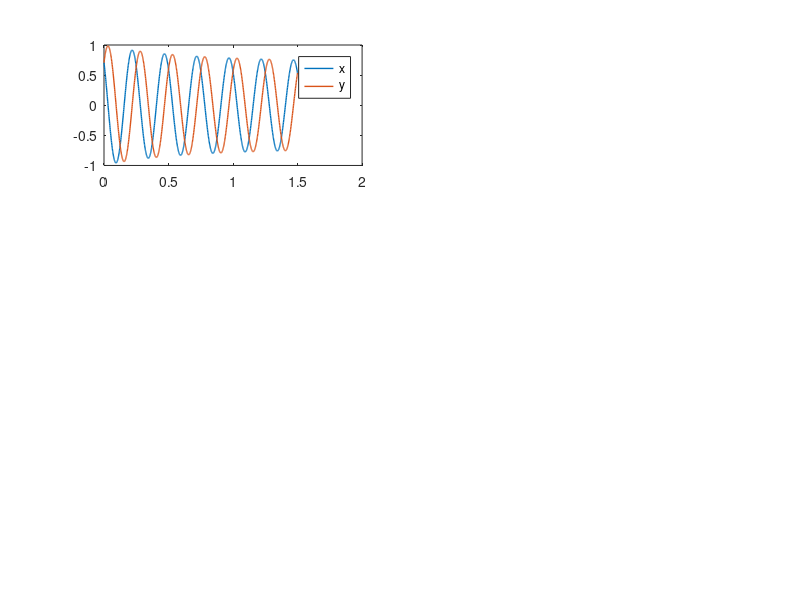

Reproduce this figure in MATLAB. (Note: this script raises an error after producing the figure.)
function MEG

        
    % %EM Euler-Maruyama method on linear SDE
    % %
    % % SDE is dX = lambda*X dt + mu*X dW, X(0) = Xzero,
    % % where lambda = 2, mu = 1 and Xzero = 1.
    % %
    % % Discretized Brownian path over [0,1] has dt = 2^(-8).
    % % Euler-Maruyama uses timestep R*dt.
    % randn('state',100)
    % lambda = 2; mu = 1; Xzero = 1; % problem parameters
    % T = 1; N = 2^11; dt = 1/N;
    % dW = sqrt(dt)*randn(1,N); % Brownian increments
    % W = cumsum(dW); % discretized Brownian path
    % Xtrue = Xzero*exp((lambda-0.5*mu^2)*([dt:dt:T])+mu*W);
    % 
    % figure(3)
    % 
    % tt=[0:dt:T]
    % plot(tt,[Xzero,Xtrue],'m-'), hold on
    % R = 4; Dt = R*dt; L = N/R; % L EM steps of size Dt = R*dt
    % Xem = zeros(1,L); % preallocate for efficiency
    % Xtemp = Xzero;
    % 
    % for j = 1:L
    % Winc = sum(dW(R*(j-1)+1:R*j));
    % Xtemp = Xtemp + Dt*lambda*Xtemp + mu*Xtemp*Winc;
    % Xem(j) = Xtemp;
    % end
    % 
    % Tt=[0:Dt:T];
    % Xems=[Xzero,Xem];
    % plot(Tt,Xems,'r--*'), hold off
    % xlabel('t','FontSize',12)
    % ylabel('X','FontSize',16,'Rotation',0,'HorizontalAlignment','right')
    % emerr = abs(Xem(end)-Xtrue(end));

    % ODE solutions

    function out = functions(t,p)

        % dx/dt and dy/dt

    x = p(1);
    y = p(2);

    out = [ (a-x.^2-y.^2).*x-w.*y;
            (a-x.^2-y.^2).*y+w.*x];
    end


    % trial

    a = 0.5; % HOPF bifurcations at a=0, when a<0 no oscillations, when a>=0 oscillations
    ws = [4:4:24]; % f=w/2pi => w = f*2pi

    figure(1)
    clf

    figure(2)
    clf

    for i=1:length(ws)

        % with changing frequencies

        w=ws(i)*2*pi;

        figure(1)

        subplot(3,2,i)

        [t,x]=ode45(@functions,linspace(0,1.5,1000),[sqrt(a) sqrt(a)]);

        Xx=x(:,1);
        plot(t,Xx,'linewidth',1)
        hold on

        plot(t,x(:,2),'linewidth',1)
        legend('x','y')

        w=num2str(w);
        title('w = ', w)
        xlabel('t')
        ylabel('x(t)/y(t)')

    end

    as=linspace(-3,2,6);
    w=2*pi;

    for j = 1:length(as)

        % with changing a - shows bifurcation

        a=as(j);

        figure(2)

        subplot(3,2,j)

        [t,x]=ode45(@functions,linspace(0,2,1000),[sqrt(a)+1 sqrt(a)+1]);
        plot(t,x(:,1),'linewidth',1)
        hold on

        plot(t,x(:,2),'linewidth',1)
        % legend('x','y')

        a=num2str(a);
        title('a = ', a)
        xlabel('t')
        ylabel('x(t)/y(t)')

    
    end


    function out = dxdt(x,y)

        out = (a-x^2-y^2)*x - w*y + beta*noise;

    end

    function out = dydt(x,y)

        out = (a-x^2-y^2)*y + w*x + beta*noise;
    
    end

    w=2*pi;
    a=-1;
    tsteps=614;
    dt=1/100;
    beta=50;
    noise=[];

    x=0.5;
    y=0.5;

    x_val=[x];
    y_val=[y];

    time_steps=[1];

    for i=2:tsteps

        time_steps=[time_steps;i];

        noise = normrnd(0,sqrt(dt));

       
        x = x + dxdt(x,y)*dt;
        y = y + dydt(x,y)*dt;

        x_val=[x_val;x];
        y_val=[y_val;y];

    end

    figure(4)
    clf

    plot(time_steps,x_val)

    hold on

    plot(time_steps,y_val)

    legend('dx/dt','dy/dt')
    xlabel('time steps')
    ylabel('x(t) / y(t)')
    title('ODE solutions')



   
    
end
